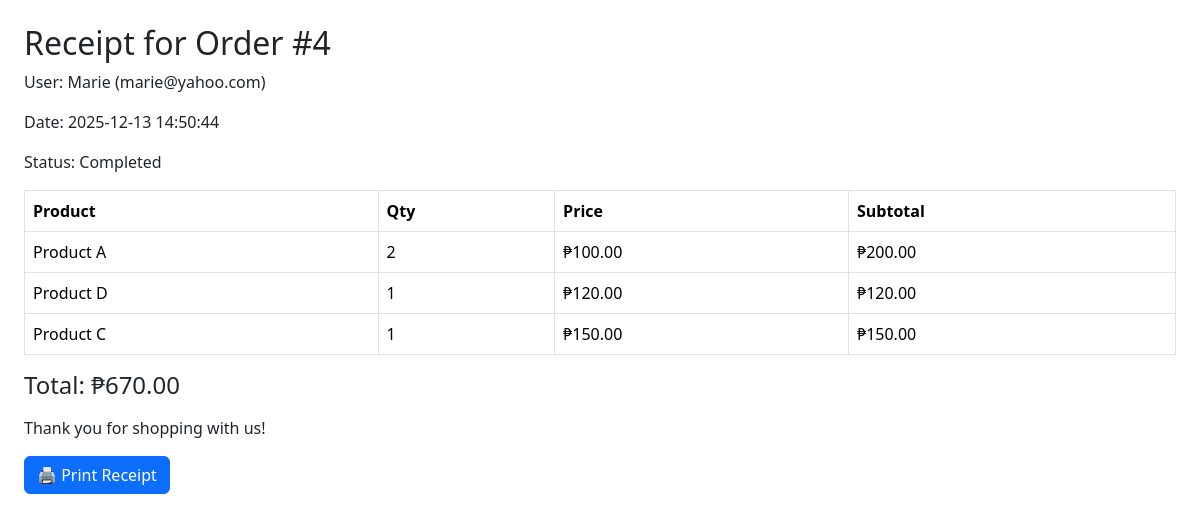
/receipt.php?order_id=4 (signed in), run on the app's committed database.
### tables this page shows
CREATE TABLE `orders` (
  `id` int(11) NOT NULL,
  `user_id` int(11) NOT NULL,
  `total_amount` decimal(10,2) NOT NULL,
  `status` varchar(20) DEFAULT 'pending',
  `created_at` timestamp NOT NULL DEFAULT current_timestamp()
);

CREATE TABLE `users` (
  `id` int(11) NOT NULL,
  `username` varchar(100) NOT NULL,
  `password` varchar(255) NOT NULL,
  `email` varchar(255) DEFAULT NULL,
  `created_at` timestamp NOT NULL DEFAULT current_timestamp()
);

CREATE TABLE `order_items` (
  `id` int(11) NOT NULL,
  `order_id` int(11) NOT NULL,
  `product_id` int(11) NOT NULL,
  `qty` int(11) NOT NULL,
  `price` decimal(10,2) NOT NULL,
  `subtotal` decimal(10,2) NOT NULL
);

CREATE TABLE `products` (
  `id` int(11) NOT NULL,
  `name` varchar(255) NOT NULL,
  `price` decimal(10,2) NOT NULL,
  `stock` int(11) NOT NULL DEFAULT 0,
  `created_at` timestamp NOT NULL DEFAULT current_timestamp(),
  `description` text DEFAULT NULL,
  `photo` varchar(255) DEFAULT NULL
);

### db.php (called while the page is built, shortened)
<?php
$DB_HOST = "localhost";
$DB_USER = "root";
$DB_PASS = "";
$DB_NAME = "singrind_data";
$CONN = mysqli_connect($DB_HOST, $DB_USER, $DB_PASS, $DB_NAME);
function runQuery($sql, $params = null) {
    global $CONN;
    $stmt = mysqli_prepare($CONN, $sql);
    if ($params !== null && is_array($params) && count($params) === 2) {
        mysqli_stmt_bind_param($stmt, $params[0], ...$params[1]);
    }
    mysqli_stmt_execute($stmt);
    $command = strtolower(strtok(trim($sql), " "));
    if ($command === "select") {
        $result = mysqli_stmt_get_result($stmt);
        $rows = [];
        while ($row = mysqli_fetch_assoc($result)) {
            $rows[] = $row;
        }
        return $rows;
    }
    return true;
}
?>

### receipt.php (the view, shortened to what this page needs)
<?php
require_once "db.php";
$order_id = intval($_GET['order_id'] ?? 0);
$order = runQuery("SELECT o.id, o.total_amount, o.status, o.created_at, u.username, u.email
                   FROM orders o
                   JOIN users u ON o.user_id = u.id
                   WHERE o.id=?", ["i", [$order_id]]);
$order = $order[0];
$items = runQuery("SELECT oi.product_id, p.name, oi.qty, oi.price, oi.subtotal
                   FROM order_items oi
                   JOIN products p ON oi.product_id = p.id
                   WHERE oi.order_id=?", ["i", [$order_id]]);
?>
<!DOCTYPE html>
<html>
<head>
  <link href="https://cdn.jsdelivr.net/npm/bootstrap@5.3.2/dist/css/bootstrap.min.css" rel="stylesheet">
</head>
<body class="p-4">
  <h2>Receipt for Order #<?= $order['id'] ?></h2>
  <p>User: <?= htmlspecialchars($order['username']) ?> (<?= htmlspecialchars($order['email']) ?>)</p>
  <p>Date: <?= $order['created_at'] ?></p>
  <p>Status: <?= ucfirst($order['status']) ?></p>
  <table class="table table-bordered mt-3">
    <thead>
      <tr><th>Product</th><th>Qty</th><th>Price</th><th>Subtotal</th></tr>
    </thead>
    <tbody>
      <?php foreach ($items as $item): ?>
        <tr>
          <td><?= htmlspecialchars($item['name']) ?></td>
          <td><?= $item['qty'] ?></td>
          <td>₱<?= number_format($item['price'], 2) ?></td>
          <td>₱<?= number_format($item['subtotal'], 2) ?></td>
        </tr>
      <?php endforeach; ?>
    </tbody>
  </table>
  <h4>Total: ₱<?= number_format($order['total_amount'], 2) ?></h4>
  <p class="mt-3">Thank you for shopping with us!</p>
  <button class="btn btn-primary" onclick="window.print()">🖨️ Print Receipt</button>
</body>
</html>

### data on the page
orders: id "4", user.username "Marie", user.email "marie@yahoo.com", created_at "2025-12-13 14:50:44", status "Completed", total_amount "670.00"
order_items: product.name "Product A", qty "2", price "100.00", subtotal "200.00"
order_items: product.name "Product D", qty "1", price "120.00", subtotal "120.00"
order_items: product.name "Product C", qty "1", price "150.00", subtotal "150.00"
